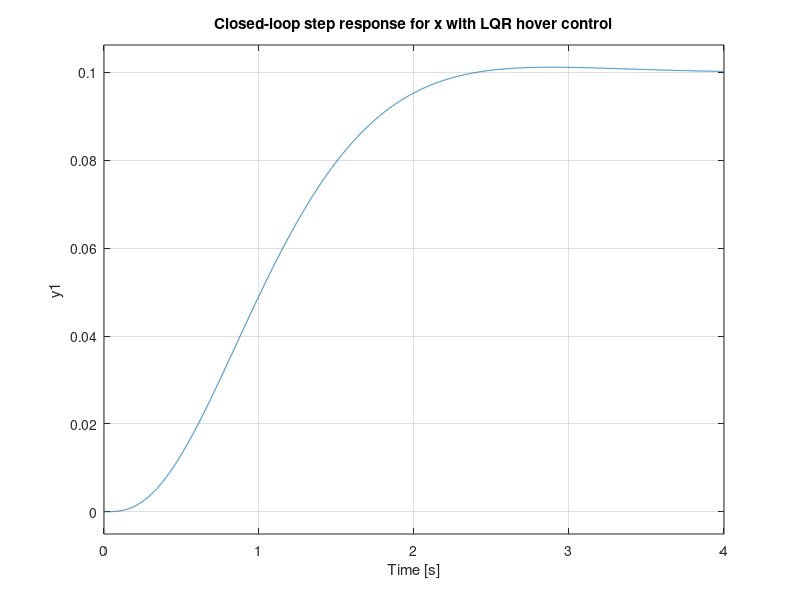

Recreate this plot in MATLAB.
g = 9.81; Jtheta = 0.02;

A = [0 1 0 0;
     0 0 g 0;
     0 0 0 1;
     0 0 0 0];
B = [0;0;0;1/Jtheta];

Q = diag([10, 2, 50, 5]);  % penalize position+attitude
R = 0.1;                   % control effort
K = lqr(A,B,Q,R);

Acl = A - B*K;
sys_cl = ss(Acl, B, eye(4), 0);
step(sys_cl(1,1)); grid on;
title('Closed-loop step response for x with LQR hover control');
      
